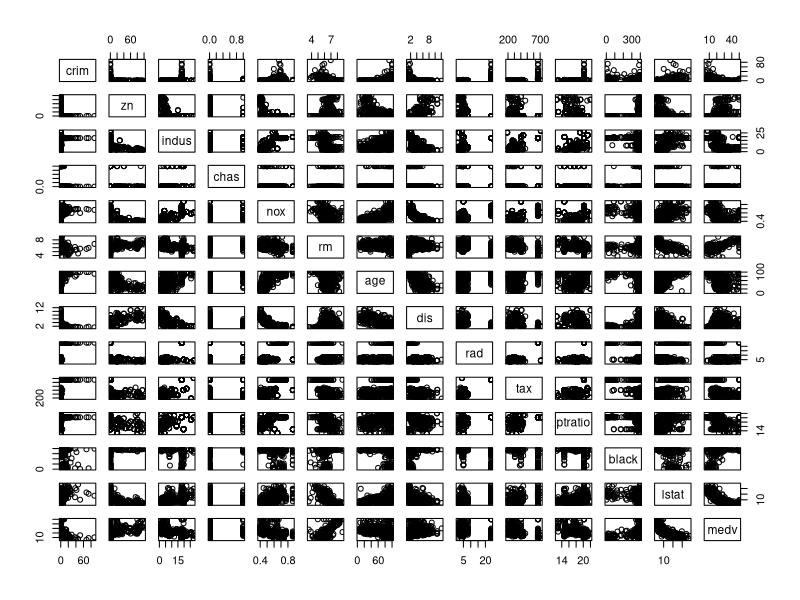
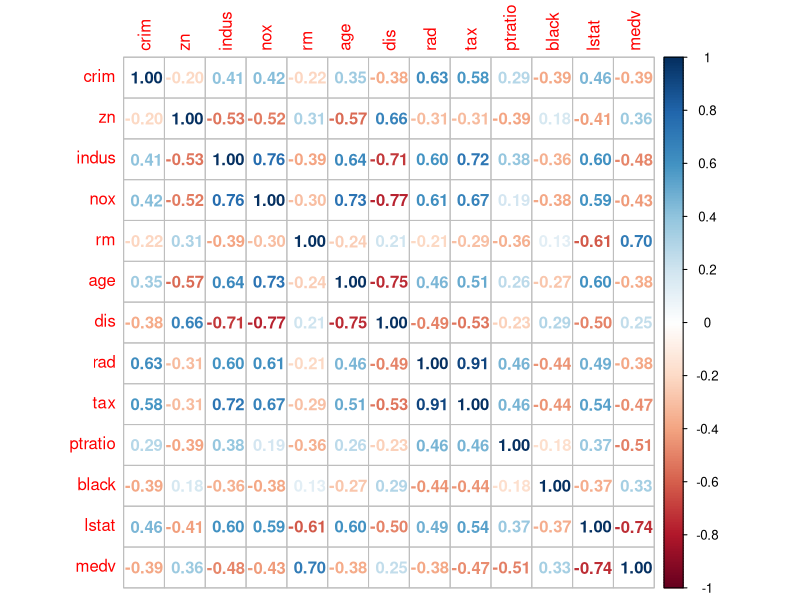
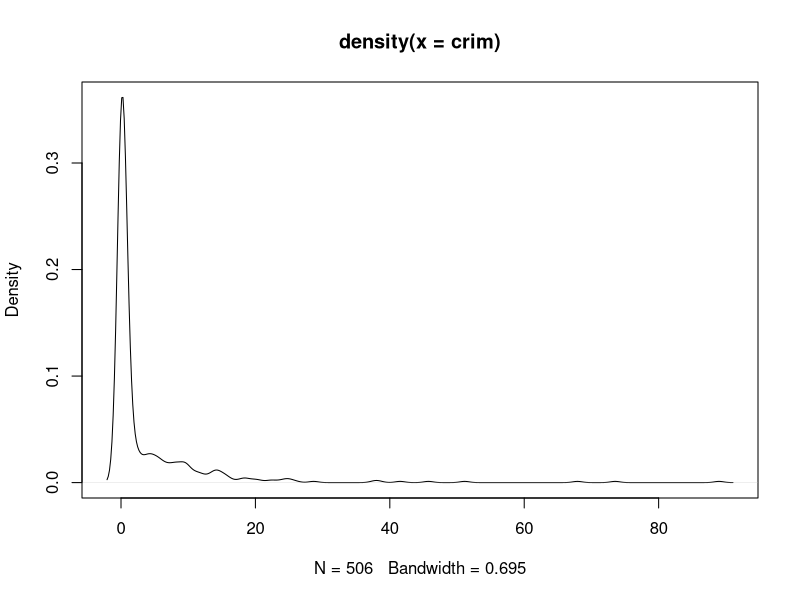
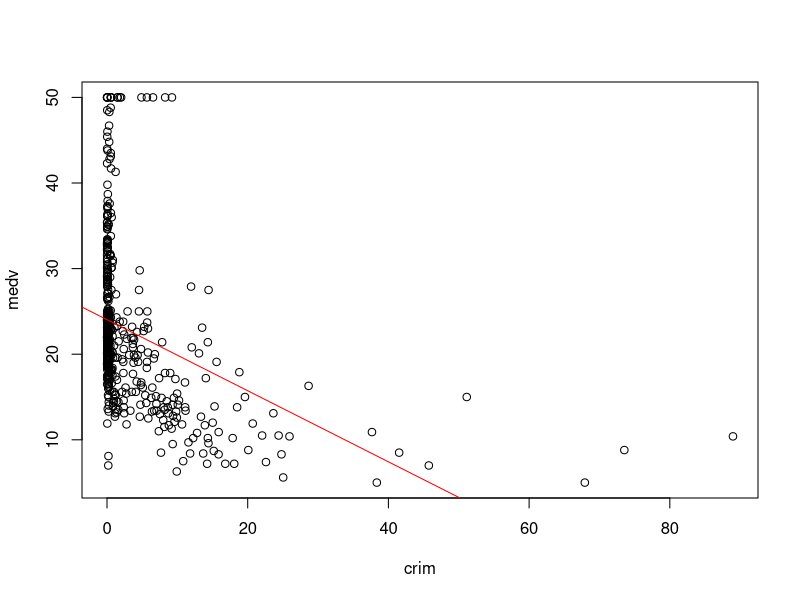
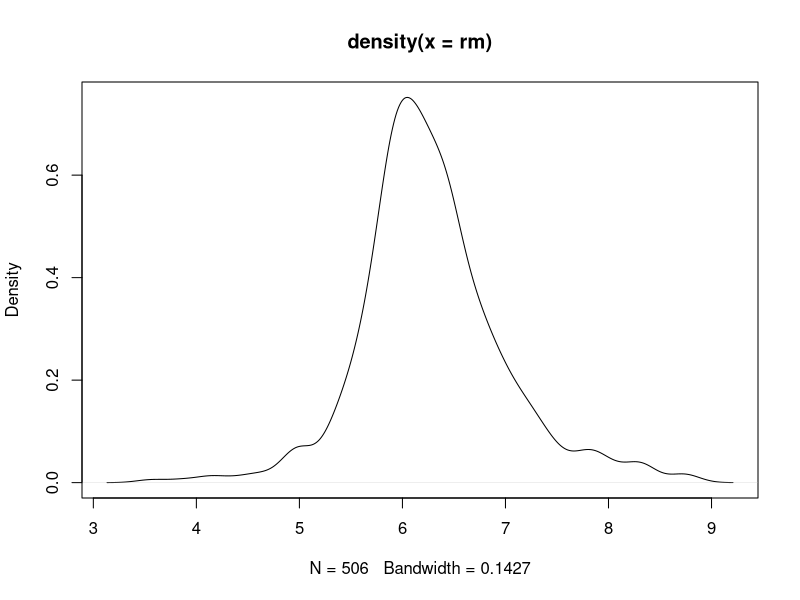
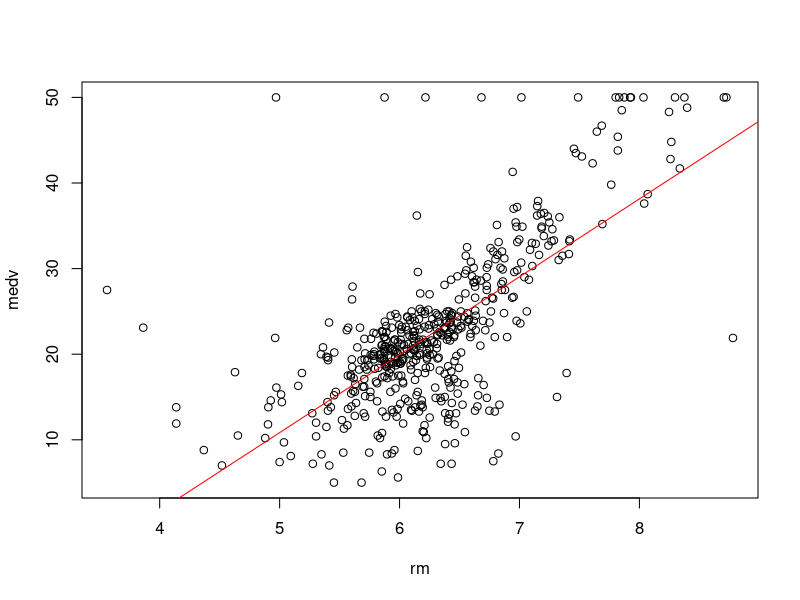
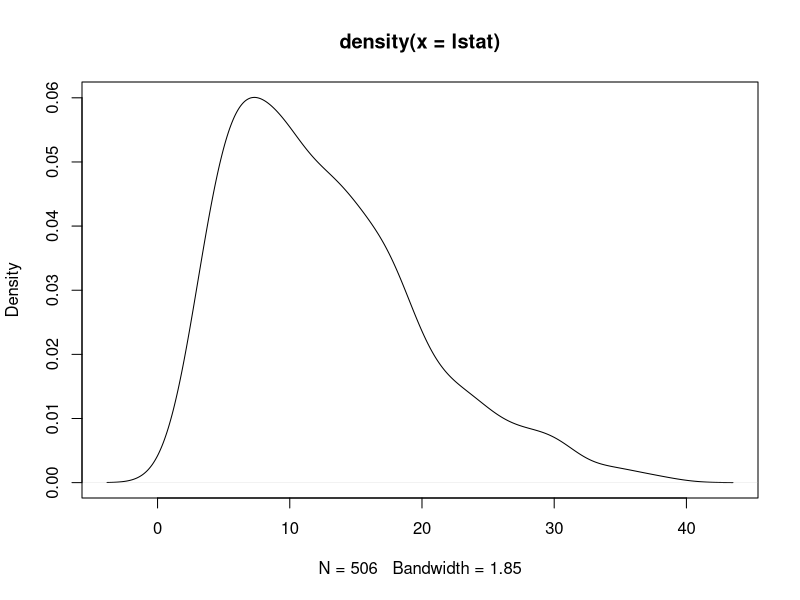
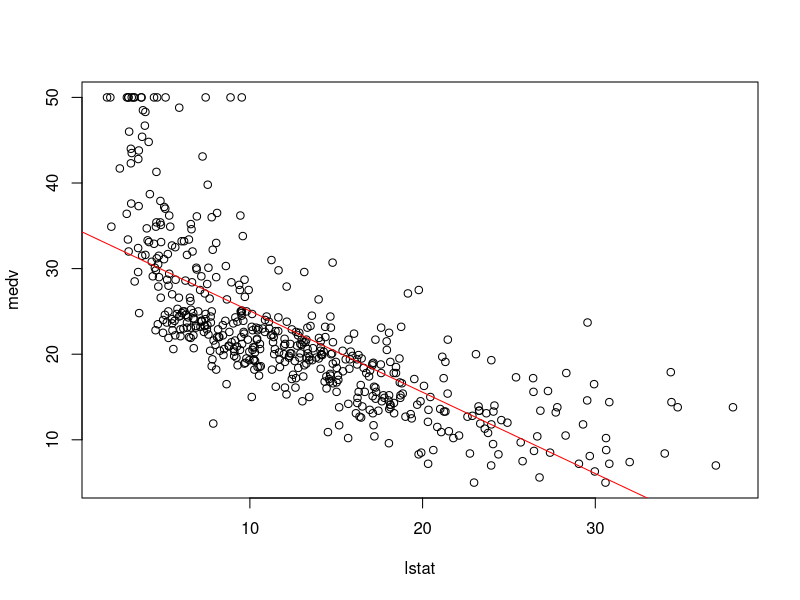

These figures' R source, in order: (Note: this script raises an error after producing the figures.)
## Boston Housing 
##Author : Akkash K N R
## Housing Values in Suburbs of Boston
## Model used :- Linear, Log Linear, Decision Tree, Regularization(lasso), RF, xGBoost
## Modev Evaluation Metric :- RMSE

library(MASS)
library(caret)
library(corrplot)
library(glmnet)

attach(Boston)
head(Boston)
str(Boston)

summary(Boston)

plot(Boston)
Boston <- Boston[,-4]

c <- cor(Boston)

library(corrplot)
corrplot(c,method = 'number')

#Plotting
plot(density(crim))
plot(crim,medv)
abline(lm(medv~crim),col='red')

plot(density(rm))
plot(rm,medv)
abline(lm(medv~rm),col='red')

IQR(rm)

plot(density(lstat))
plot(lstat, medv)
abline(lm(medv~lstat),col='red')

plot(density(dis))
plot(dis, medv)
abline(lm(medv~dis),col='red')

plot(density(age))
plot(age,medv)
abline(lm(medv~age),col='red')



plot(density(indus))
plot(indus,medv)

plot(density(zn))
plot(zn,medv)

plot(density(nox))
plot(nox, medv)

plot(density(rad))
plot(rad, medv)

plot(density(tax))
plot(tax, medv)

plot(density(ptratio))
plot(ptratio, medv)

plot(density(black))
plot(black, medv)

#Data preparation
id <- sample(506,400)
train_bost <- Boston[id,]
test_bost <- Boston[-id,]

summary(train_bost)



#Simple Linear Regression

linear_fit <- lm(medv~.,data=train_bost)
summary(linear_fit)
lf_pred <- predict(linear_fit, newdata = train_bost)
sqrt(mean((train_bost$medv - lf_pred)^2)) #4.763859

lf_pred <- predict(linear_fit, newdata = test_bost)
sqrt(mean((test_bost$medv - lf_pred)^2)) #4.699226

#Lets remove insignificance data
train_bost <- train_bost[,-c(3,6)]
test_bost <- test_bost[,-c(3,6)]


#Simple Linear Regression

linear_fit2 <- lm(medv~.,data=train_bost)
summary(linear_fit2)
lf_pred <- predict(linear_fit2, newdata = train_bost)
sqrt(mean((train_bost$medv - lf_pred)^2)) #4.773684

lf_pred <- predict(linear_fit2, newdata = test_bost)
sqrt(mean((test_bost$medv - lf_pred)^2)) #4.641147


#Implement Log Linear

log_fit <- lm(log(medv)~., data=train_bost)
summary(log_fit)

lf_pred <- predict(log_fit, newdata = train_bost)
sqrt(mean((train_bost$medv - lf_pred)^2))#21.244

lf_pred <- predict(log_fit, newdata = test_bost)
sqrt(mean((test_bost$medv - lf_pred)^2))#22.136

#Implementing LM with k-fold validation
fitControl <- trainControl(method = 'repeatedcv',number = 10, repeats = 10)

lm_fit <- train(medv~.,method="lm", data=train_bost, trControl = fitControl)
summary(lm_fit)

lf_pred <- predict(lm_fit, newdata = train_bost)
sqrt(mean((train_bost$medv - lf_pred)^2))#4.773684

lf_pred <- predict(lm_fit, newdata = test_bost)
sqrt(mean((test_bost$medv - lf_pred)^2))#4.4641147

#Implement Dtree
rpartFit <- train(medv~.,data=train_bost, method='rpart')
rpartFit

lf_pred <- predict(rpartFit, newdata = train_bost)
sqrt(mean((train_bost$medv - lf_pred)^2))#5.580122

lf_pred <- predict(rpartFit, newdata = test_bost)
sqrt(mean((test_bost$medv - lf_pred)^2))#5.620694

#Implementing Penalization Technique
#Lasso
lasso_fit <- train(medv~.,train_bost,'lasso',trControl=fitControl)
lasso_fit

lf_pred <- predict(lasso_fit, newdata = train_bost)
sqrt(mean((train_bost$medv - lf_pred)^2))#4.995494

lf_pred <- predict(lasso_fit, newdata = test_bost)
sqrt(mean((test_bost$medv - lf_pred)^2))#4.857717


#Vanilla Lasso

x.tr <- model.matrix(medv~.,data=train_bost)[,-9]; y.tr <- train_bost$medv
x.te <- model.matrix(medv~.,data=test_bost)[,-9]; y.te <- test_bost$medv

vlasso_fit <- glmnet(x.tr,y.tr,alpha=1)
bestlam <- vlasso_fit$lambda.min
goodlam <- vlasso_fit$lambda.1se
plot(vlasso_fit, xvar='lambda', label=TRUE)

lf_pred <- predict(vlasso_fit,s=bestlam, newx = x.tr)
sqrt(mean((y.tr - lf_pred)^2))#cv.glmnet - 5.733292, glmnet - 6.247605

lf_pred <- predict(vlasso_fit,s=bestlam, newx = x.te)
sqrt(mean((y.te - lf_pred)^2))#cv.glmnet - 4.973047, glmnet - 5.616783

#Implementing Ensemble
fitControl <- trainControl(method = 'cv',number = 4)

#Random Forest
#Ommited bcoz its time consuming and costly
rf_fit <- train(medv~.,train_bost,'rf',trControl=fitControl, tuneLength=4)
rf_fit

lf_pred <- predict(rf_fit, newdata = train_bost)
sqrt(mean((train_bost$medv - lf_pred)^2))#1.377526

lf_pred <- predict(rf_fit, newdata = test_bost)
sqrt(mean((test_bost$medv - lf_pred)^2))#3.777269


#xGBoost
set.seed(849)
gbm_fit <- train(medv~.,train_bost, 'xgbLinear', trControl=fitControl, tuneLenght=4)
gbm_fit

varImp(gbm_fit)

lf_pred <- predict(gbm_fit, newdata = train_bost)
sqrt(mean((train_bost$medv - lf_pred)^2))#0.1385374

lf_pred <- predict(gbm_fit, newdata = test_bost)
sqrt(mean((test_bost$medv - lf_pred)^2))#4.351353

#From the given set of Alogrithms. XGBoost performed the best in train where as not so well in test

#Random Forest has given the best results so far.



